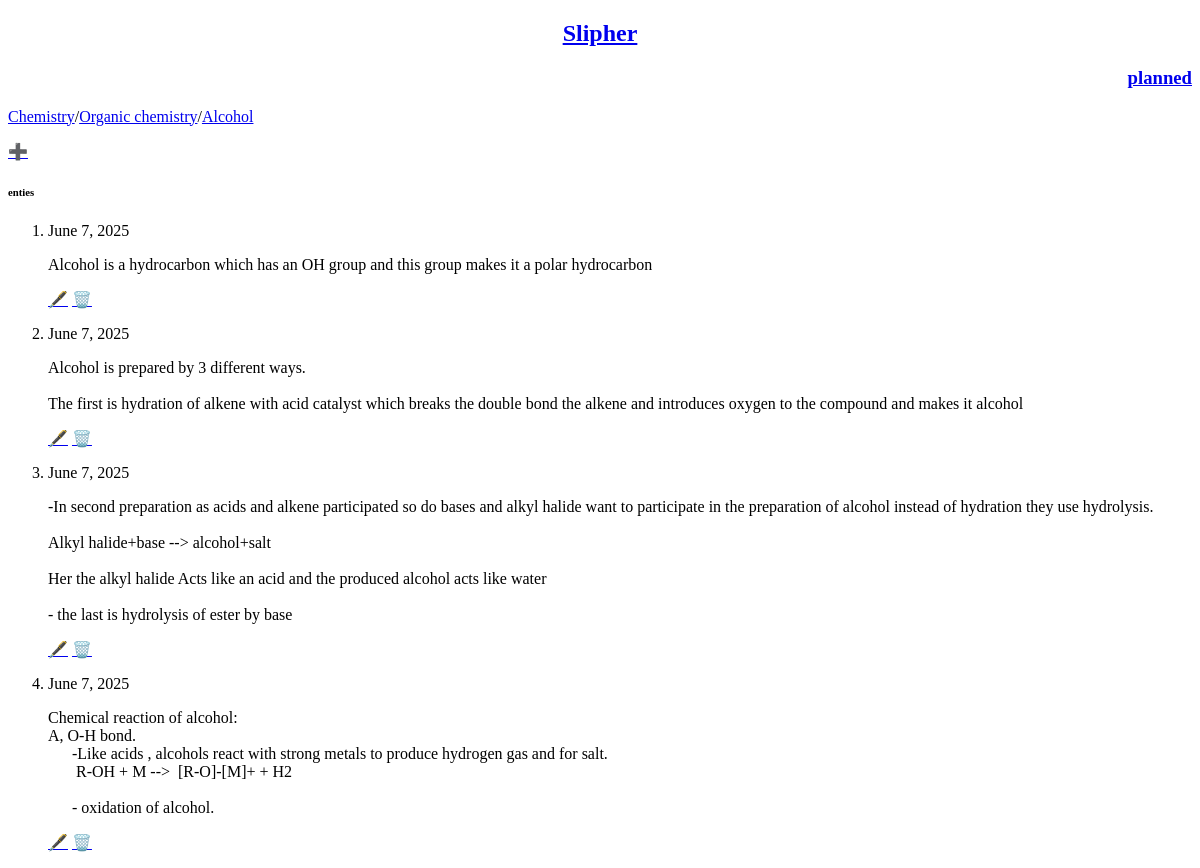
Screenshot of /subject/3/topic/8/subtopic/30/subtopic_entry with the database file from the repository.
### Subjects/models.py (models this page shows, shortened)
class Subjects(models.Model):
    subject_name = models.CharField(max_length=500)
    rating = models.FloatField(validators=[MinValueValidator(0.0), MaxValueValidator(5.0)])
    def __str__(self):
        return self.subject_name

class Topics(models.Model):
    subject = models.ForeignKey(Subjects,on_delete=models.CASCADE,related_name="topic")
    topic_name = models.CharField(max_length=500)
    rating = models.FloatField(validators=[MinValueValidator(0.0), MaxValueValidator(5.0)])
    class Meta:
        unique_together = ("topic_name","subject")
    def __str__(self):
        return self.topic_name

class Subtopics(models.Model):
    topic = models.ForeignKey(Topics,on_delete=models.CASCADE,related_name="subtopic")
    subtopic_name = models.CharField(max_length=500)
    rating = models.FloatField(validators=[MinValueValidator(0.0), MaxValueValidator(5.0)])
    last_seen = models.DateTimeField(default=timezone.now)
    review = models.BooleanField(default=True)
    class Meta:
        unique_together = ("subtopic_name","topic")
    def __str__(self):
        return self.subtopic_name

class SubtopicEntry(models.Model):
    subtopic = models.ForeignKey(Subtopics,on_delete=models.CASCADE,related_name="subtopicentry")
    text = models.TextField()
    date_added = models.DateField(default=timezone.now)

### Subjects/views.py (the view)
# urls.py: path("subject/<int:subject_id>/topic/<int:topic_id>/subtopic/<int:subtopic_id>/subtopic_entry",views.entry,name="subtopic_entry"),
def entry(requests,subject_id,topic_id,subtopic_id):
    subject = Subjects.objects.get(id=subject_id)
    topic = subject.topic.get(id=topic_id)
    subtopic = topic.subtopic.get(id=subtopic_id)
    entries = subtopic.subtopicentry.all()
    template = loader.get_template("Subjects/subtopic/entry/show_entry.html")
    context = {
            "subtopic":subtopic,"topic":topic,"subject":subject,"entries":entries,
            }
    return HttpResponse(template.render(context,requests))

### Subjects/templates/Subjects/subtopic/entry/show_entry.html
{% extends "Subjects/base.html" %}
{% block content %}
<p><a href="{% url 'Subjects:subject' %}"> {{ subject }}</a>/<a href="{% url 'Subjects:topic' subject_id=subject.id %}">{{ topic }}</a>/<a href="{% url 'Subjects:subtopic' subject_id=subject.id topic_id=topic.id %}">{{ subtopic }} </a> </p>
<a href="{% url 'Subjects:new_entry' subject_id=subject.id topic_id=topic.id subtopic_id=subtopic.id %}">➕</a>
<h6>enties</h6>
<ol>
	{% for entry in entries %}
	<li>
		<p>{{ entry.date_added }}</p>
		<div style="white-space: pre-wrap">{{ entry.text}}</div>  <p><a href="{% url 'Subjects:edit_entry' subject_id=subject.id topic_id=topic.id subtopic_id=subtopic.id entry_id=entry.id %}">🖋️</a>  <a href="{% url 'Subjects:delete_entry' subject_id=subject.id topic_id=topic.id subtopic_id=subtopic.id entry_id=entry.id %}">🗑️</a></p>
	</li>
	{% empty %}
	<p>{{ subtopic }} has no entries.</p>
	{% endfor %}
</ol>
{% endblock content %}

### rows the page displays
Subjects: subject_name "Chemistry"
Topics: topic_name "Organic chemistry"
Subtopics: subtopic_name "Alcohol"
SubtopicEntry: date_added "June 7, 2025", text "Alcohol is a hydrocarbon which has an OH group and this group makes it a polar hydrocarbon"
SubtopicEntry: date_added "June 7, 2025", text "Alcohol is prepared by 3 different ways. The first is hydration of alkene with acid catalyst which breaks the double bond the alkene and introduces oxygen to the compound and makes it alcohol"
SubtopicEntry: date_added "June 7, 2025", text "-In second preparation as acids and alkene participated so do bases and alkyl halide want to participate in the preparation of alcohol instead of hydration they use hydrolysis. Alkyl halide+base --> alcohol+salt Her the alkyl halide Acts like an acid and the produced alcohol acts like water - the last is hydrolysis of ester by base"
SubtopicEntry: date_added "June 7, 2025", text "Chemical reaction of alcohol: A, O-H bond. -Like acids , alcohols react with strong metals to produce hydrogen gas and for salt. R-OH + M --> [R-O]-[M]+ + H2 - oxidation of alcohol."
